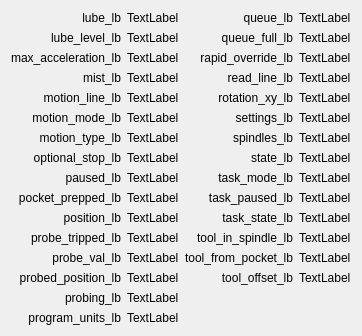
      <widget class="QWidget" name="tab_2">
       <attribute name="title">
        <string>Status 2</string>
       </attribute>
       <layout class="QGridLayout" name="gridLayout_2">
        <item row="13" column="2">
         <widget class="QLabel" name="label_76">
          <property name="text">
           <string>tool_offset_lb</string>
          </property>
          <property name="alignment">
           <set>Qt::AlignRight|Qt::AlignTrailing|Qt::AlignVCenter</set>
          </property>
         </widget>
        </item>
        <item row="11" column="3">
         <widget class="QLabel" name="tool_in_spindle_lb">
          <property name="text">
           <string>TextLabel</string>
          </property>
         </widget>
        </item>
        <item row="8" column="3">
         <widget class="QLabel" name="task_mode_lb">
          <property name="text">
           <string>TextLabel</string>
          </property>
         </widget>
        </item>
        <item row="9" column="3">
         <widget class="QLabel" name="task_paused_lb">
          <property name="text">
           <string>TextLabel</string>
          </property>
         </widget>
        </item>
        <item row="14" column="0">
         <widget class="QLabel" name="label_42">
          <property name="text">
           <string>probing_lb</string>
          </property>
          <property name="alignment">
           <set>Qt::AlignRight|Qt::AlignTrailing|Qt::AlignVCenter</set>
          </property>
         </widget>
        </item>
        <item row="9" column="2">
         <widget class="QLabel" name="label_72">
          <property name="text">
           <string>task_paused_lb</string>
          </property>
          <property name="alignment">
           <set>Qt::AlignRight|Qt::AlignTrailing|Qt::AlignVCenter</set>
          </property>
         </widget>
        </item>
        <item row="4" column="3">
         <widget class="QLabel" name="rotation_xy_lb">
          <property name="text">
           <string>TextLabel</string>
          </property>
         </widget>
        </item>
        <item row="0" column="3">
         <widget class="QLabel" name="queue_lb">
          <property name="text">
           <string>TextLabel</string>
          </property>
         </widget>
        </item>
        <item row="0" column="1">
         <widget class="QLabel" name="lube_lb">
          <property name="text">
           <string>TextLabel</string>
          </property>
         </widget>
        </item>
        <item row="0" column="0">
         <widget class="QLabel" name="label_24">
          <property name="text">
           <string>lube_lb</string>
          </property>
          <property name="alignment">
           <set>Qt::AlignRight|Qt::AlignTrailing|Qt::AlignVCenter</set>
          </property>
         </widget>
        </item>
        <item row="1" column="3">
         <widget class="QLabel" name="queue_full_lb">
          <property name="text">
           <string>TextLabel</string>
          </property>
         </widget>
        </item>
        <item row="10" column="3">
         <widget class="QLabel" name="task_state_lb">
          <property name="text">
           <string>TextLabel</string>
          </property>
         </widget>
        </item>
        <item row="11" column="0">
         <widget class="QLabel" name="label_71">
          <property name="text">
           <string>probe_tripped_lb</string>
          </property>
          <property name="alignment">
           <set>Qt::AlignRight|Qt::AlignTrailing|Qt::AlignVCenter</set>
          </property>
         </widget>
        </item>
        <item row="12" column="2">
         <widget class="QLabel" name="label_75">
          <property name="text">
           <string>tool_from_pocket_lb</string>
          </property>
          <property name="alignment">
           <set>Qt::AlignRight|Qt::AlignTrailing|Qt::AlignVCenter</set>
          </property>
         </widget>
        </item>
        <item row="1" column="1">
         <widget class="QLabel" name="lube_level_lb">
          <property name="text">
           <string>TextLabel</string>
          </property>
         </widget>
        </item>
        <item row="14" column="1">
         <widget class="QLabel" name="probing_lb">
          <property name="text">
           <string>TextLabel</string>
          </property>
         </widget>
        </item>
        <item row="12" column="0">
         <widget class="QLabel" name="label_41">
          <property name="text">
           <string>probe_val_lb</string>
          </property>
          <property name="alignment">
           <set>Qt::AlignRight|Qt::AlignTrailing|Qt::AlignVCenter</set>
          </property>
         </widget>
        </item>
        <item row="7" column="3">
         <widget class="QLabel" name="state_lb">
          <property name="text">
           <string>TextLabel</string>
          </property>
         </widget>
        </item>
        <item row="0" column="2">
         <widget class="QLabel" name="label_39">
          <property name="text">
           <string>queue_lb</string>
          </property>
          <property name="alignment">
           <set>Qt::AlignRight|Qt::AlignTrailing|Qt::AlignVCenter</set>
          </property>
         </widget>
        </item>
        <item row="12" column="1">
         <widget class="QLabel" name="probe_val_lb">
          <property name="text">
           <string>TextLabel</string>
          </property>
         </widget>
        </item>
        <item row="13" column="0">
         <widget class="QLabel" name="label_44">
          <property name="text">
           <string>probed_position_lb</string>
          </property>
          <property name="alignment">
           <set>Qt::AlignRight|Qt::AlignTrailing|Qt::AlignVCenter</set>
          </property>
         </widget>
        </item>
        <item row="13" column="3">
         <widget class="QLabel" name="tool_offset_lb">
          <property name="text">
           <string>TextLabel</string>
          </property>
         </widget>
        </item>
        <item row="3" column="3">
         <widget class="QLabel" name="read_line_lb">
          <property name="text">
           <string>TextLabel</string>
          </property>
         </widget>
        </item>
        <item row="2" column="0">
         <widget class="QLabel" name="label_31">
          <property name="text">
           <string>max_acceleration_lb</string>
          </property>
          <property name="alignment">
           <set>Qt::AlignRight|Qt::AlignTrailing|Qt::AlignVCenter</set>
          </property>
         </widget>
        </item>
        <item row="4" column="2">
         <widget class="QLabel" name="label_56">
          <property name="text">
           <string>rotation_xy_lb</string>
          </property>
          <property name="alignment">
           <set>Qt::AlignRight|Qt::AlignTrailing|Qt::AlignVCenter</set>
          </property>
         </widget>
        </item>
        <item row="2" column="2">
         <widget class="QLabel" name="label_54">
          <property name="text">
           <string>rapid_override_lb</string>
          </property>
          <property name="alignment">
           <set>Qt::AlignRight|Qt::AlignTrailing|Qt::AlignVCenter</set>
          </property>
         </widget>
        </item>
        <item row="5" column="3">
         <widget class="QLabel" name="settings_lb">
          <property name="text">
           <string>TextLabel</string>
          </property>
         </widget>
        </item>
        <item row="13" column="1">
         <widget class="QLabel" name="probed_position_lb">
          <property name="text">
           <string>TextLabel</string>
          </property>
         </widget>
        </item>
        <item row="8" column="2">
         <widget class="QLabel" name="label_60">
          <property name="text">
           <string>task_mode_lb</string>
          </property>
          <property name="alignment">
           <set>Qt::AlignRight|Qt::AlignTrailing|Qt::AlignVCenter</set>
          </property>
         </widget>
        </item>
        <item row="6" column="3">
         <widget class="QLabel" name="spindles_lb">
          <property name="text">
           <string>TextLabel</string>
          </property>
         </widget>
        </item>
        <item row="11" column="2">
         <widget class="QLabel" name="label_74">
          <property name="text">
           <string>tool_in_spindle_lb</string>
          </property>
          <property name="alignment">
           <set>Qt::AlignRight|Qt::AlignTrailing|Qt::AlignVCenter</set>
          </property>
         </widget>
        </item>
        <item row="1" column="2">
         <widget class="QLabel" name="label_53">
          <property name="text">
           <string>queue_full_lb</string>
          </property>
          <property name="alignment">
           <set>Qt::AlignRight|Qt::AlignTrailing|Qt::AlignVCenter</set>
          </property>
         </widget>
        </item>
        <item row="5" column="2">
         <widget class="QLabel" name="label_57">
          <property name="text">
           <string>settings_lb</string>
          </property>
          <property name="alignment">
           <set>Qt::AlignRight|Qt::AlignTrailing|Qt::AlignVCenter</set>
          </property>
         </widget>
        </item>
        <item row="11" column="1">
         <widget class="QLabel" name="probe_tripped_lb">
          <property name="text">
           <string>TextLabel</string>
          </property>
         </widget>
        </item>
        <item row="2" column="3">
         <widget class="QLabel" name="rapid_override_lb">
          <property name="text">
           <string>TextLabel</string>
          </property>
         </widget>
        </item>
        <item row="6" column="2">
         <widget class="QLabel" name="label_58">
          <property name="text">
           <string>spindles_lb</string>
          </property>
          <property name="alignment">
           <set>Qt::AlignRight|Qt::AlignTrailing|Qt::AlignVCenter</set>
          </property>
         </widget>
        </item>
        <item row="2" column="1">
         <widget class="QLabel" name="max_acceleration_lb">
          <property name="text">
           <string>TextLabel</string>
          </property>
         </widget>
        </item>
        <item row="10" column="2">
         <widget class="QLabel" name="label_73">
          <property name="text">
           <string>task_state_lb</string>
          </property>
          <property name="alignment">
           <set>Qt::AlignRight|Qt::AlignTrailing|Qt::AlignVCenter</set>
          </property>
         </widget>
        </item>
        <item row="1" column="0">
         <widget class="QLabel" name="label_30">
          <property name="text">
           <string>lube_level_lb</string>
          </property>
          <property name="alignment">
           <set>Qt::AlignRight|Qt::AlignTrailing|Qt::AlignVCenter</set>
          </property>
         </widget>
        </item>
        <item row="3" column="2">
         <widget class="QLabel" name="label_55">
          <property name="text">
           <string>read_line_lb</string>
          </property>
          <property name="alignment">
           <set>Qt::AlignRight|Qt::AlignTrailing|Qt::AlignVCenter</set>
          </property>
         </widget>
        </item>
        <item row="7" column="2">
         <widget class="QLabel" name="label_59">
          <property name="text">
           <string>state_lb</string>
          </property>
          <property name="alignment">
           <set>Qt::AlignRight|Qt::AlignTrailing|Qt::AlignVCenter</set>
          </property>
         </widget>
        </item>
        <item row="12" column="3">
         <widget class="QLabel" name="tool_from_pocket_lb">
          <property name="text">
           <string>TextLabel</string>
          </property>
         </widget>
        </item>
        <item row="15" column="0">
         <widget class="QLabel" name="label_78">
          <property name="text">
           <string>program_units_lb</string>
          </property>
          <property name="alignment">
           <set>Qt::AlignRight|Qt::AlignTrailing|Qt::AlignVCenter</set>
          </property>
         </widget>
        </item>
        <item row="15" column="1">
         <widget class="QLabel" name="program_units_lb">
          <property name="text">
           <string>TextLabel</string>
          </property>
         </widget>
        </item>
        <item row="3" column="0">
         <widget class="QLabel" name="label_33">
          <property name="text">
           <string>mist_lb</string>
          </property>
          <property name="alignment">
           <set>Qt::AlignRight|Qt::AlignTrailing|Qt::AlignVCenter</set>
          </property>
         </widget>
        </item>
        <item row="3" column="1">
         <widget class="QLabel" name="mist_lb">
          <property name="text">
           <string>TextLabel</string>
          </property>
         </widget>
        </item>
        <item row="4" column="0">
         <widget class="QLabel" name="label_34">
          <property name="text">
           <string>motion_line_lb</string>
          </property>
          <property name="alignment">
           <set>Qt::AlignRight|Qt::AlignTrailing|Qt::AlignVCenter</set>
          </property>
         </widget>
        </item>
        <item row="4" column="1">
         <widget class="QLabel" name="motion_line_lb">
          <property name="text">
           <string>TextLabel</string>
          </property>
         </widget>
        </item>
        <item row="5" column="0">
         <widget class="QLabel" name="label_35">
          <property name="text">
           <string>motion_mode_lb</string>
          </property>
          <property name="alignment">
           <set>Qt::AlignRight|Qt::AlignTrailing|Qt::AlignVCenter</set>
          </property>
         </widget>
        </item>
        <item row="5" column="1">
         <widget class="QLabel" name="motion_mode_lb">
          <property name="text">
           <string>TextLabel</string>
          </property>
         </widget>
        </item>
        <item row="6" column="0">
         <widget class="QLabel" name="label_36">
          <property name="text">
           <string>motion_type_lb</string>
          </property>
          <property name="alignment">
           <set>Qt::AlignRight|Qt::AlignTrailing|Qt::AlignVCenter</set>
          </property>
         </widget>
        </item>
        <item row="6" column="1">
         <widget class="QLabel" name="motion_type_lb">
          <property name="text">
           <string>TextLabel</string>
          </property>
         </widget>
        </item>
        <item row="7" column="0">
         <widget class="QLabel" name="label_37">
          <property name="text">
           <string>optional_stop_lb</string>
          </property>
          <property name="alignment">
           <set>Qt::AlignRight|Qt::AlignTrailing|Qt::AlignVCenter</set>
          </property>
         </widget>
        </item>
        <item row="7" column="1">
         <widget class="QLabel" name="optional_stop_lb">
          <property name="text">
           <string>TextLabel</string>
          </property>
         </widget>
        </item>
        <item row="8" column="0">
         <widget class="QLabel" name="label_69">
          <property name="text">
           <string>paused_lb</string>
          </property>
          <property name="alignment">
           <set>Qt::AlignRight|Qt::AlignTrailing|Qt::AlignVCenter</set>
          </property>
         </widget>
        </item>
        <item row="8" column="1">
         <widget class="QLabel" name="paused_lb">
          <property name="text">
           <string>TextLabel</string>
          </property>
         </widget>
        </item>
        <item row="9" column="0">
         <widget class="QLabel" name="label_70">
          <property name="text">
           <string>pocket_prepped_lb</string>
          </property>
          <property name="alignment">
           <set>Qt::AlignRight|Qt::AlignTrailing|Qt::AlignVCenter</set>
          </property>
         </widget>
        </item>
        <item row="9" column="1">
         <widget class="QLabel" name="pocket_prepped_lb">
          <property name="text">
           <string>TextLabel</string>
          </property>
         </widget>
        </item>
        <item row="10" column="0">
         <widget class="QLabel" name="label_79">
          <property name="text">
           <string>position_lb</string>
          </property>
          <property name="alignment">
           <set>Qt::AlignRight|Qt::AlignTrailing|Qt::AlignVCenter</set>
          </property>
         </widget>
        </item>
        <item row="10" column="1">
         <widget class="QLabel" name="position_lb">
          <property name="text">
           <string>TextLabel</string>
          </property>
         </widget>
        </item>
       </layout>
      </widget>
